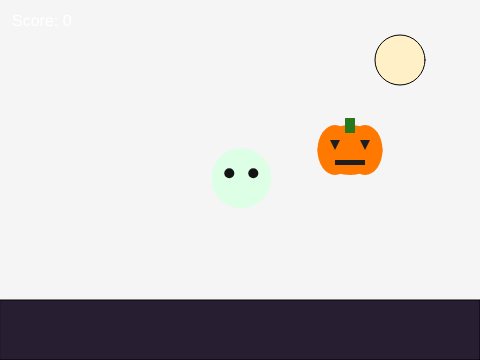
Frame 1 (no input)
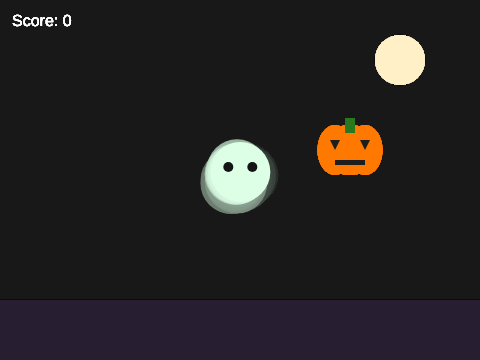
Frame 60 (no input)
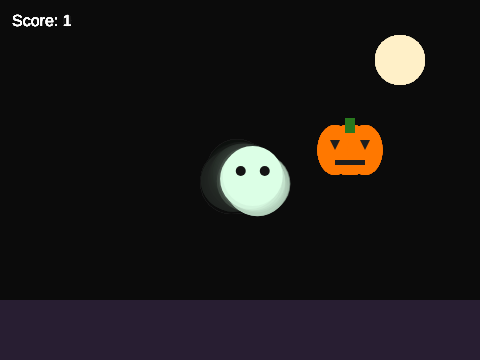
Frame 120 (the mouse pressed at the canvas centre since frame 60)

The p5.js sketch that drew these frames (run headless with seeded random() and noise() and a simulated clock; from frame 60 on, the mouse is pressed at the canvas centre):

// p5.js sketch
// ── sketch.js
let score = 0;
let spawnEvery = 60;
let ghost = { x: 240, y: 180 };

function setup() {
  createCanvas(480, 360);
}

function draw() {
  background(5,10);
  fill(255);
  textSize(16);
  text('Score: ' + score, 12, 26);
  fill(255, 240, 200);
  ellipse(400, 60, 50, 50);

  fill(40, 30, 50);
  rect(0, 300, 480, 60);


  ghost.x += random(-3, 3);
  ghost.y += random(-3, 3);
  drawGhost(ghost.x, ghost.y);

  drawPumpkin(350, 150);
}

function drawGhost(x, y) {
  noStroke();
  fill(220, 255, 230);
  ellipse(x, y, 60, 60);

  fill(20);
  ellipse(x - 12, y - 5, 10);
  ellipse(x + 12, y - 5, 10);
}

function drawPumpkin(x, y) {
  // Pumpkin body
  noStroke();
  fill(255, 120, 0);
  ellipse(x, y, 65, 50);
  ellipse(x - 15, y, 35, 50);
  ellipse(x + 15, y, 35, 50);

  // Stem
  fill(40, 120, 30);
  rect(x - 5, y - 32, 10, 15);

  // Eyes
  fill(30);
  triangle(x - 20, y - 10, x - 10, y - 10, x - 15, y);
  triangle(x + 10, y - 10, x + 20, y - 10, x + 15, y);

  // Spooky smile
  rect(x - 15, y + 10, 30, 5);
  
}
function mousePressed() {
  if (dist(mouseX, mouseY, ghost.x, ghost.y) < 30) {
    score++;
    drawGhost();
  }
}
